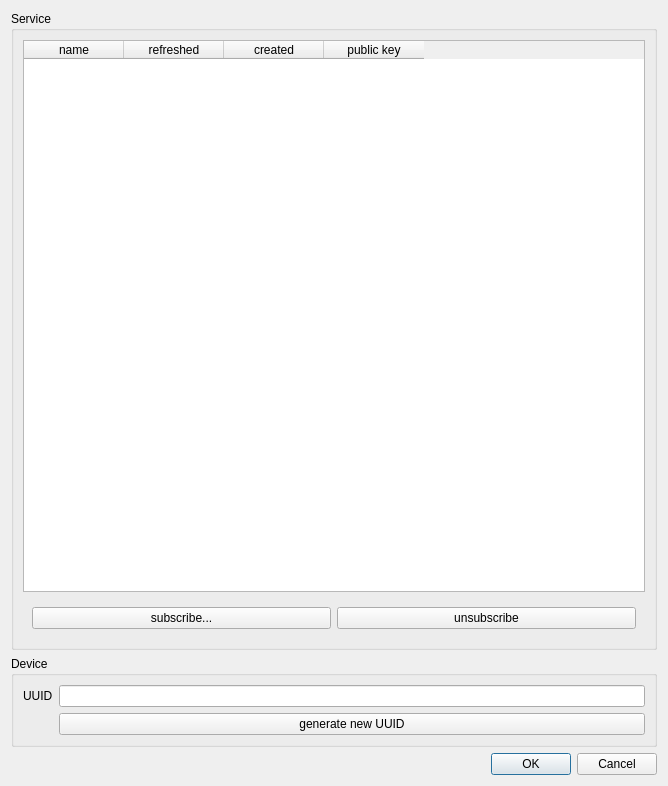
<?xml version="1.0" encoding="UTF-8"?>
<ui version="4.0">
 <class>Dialog</class>
 <widget class="QDialog" name="Dialog">
  <property name="geometry">
   <rect>
    <x>0</x>
    <y>0</y>
    <width>668</width>
    <height>786</height>
   </rect>
  </property>
  <property name="windowTitle">
   <string>Qpushjet settings</string>
  </property>
  <layout class="QVBoxLayout" name="verticalLayout">
   <item>
    <widget class="QGroupBox" name="service_settings">
     <property name="title">
      <string>Service</string>
     </property>
     <layout class="QGridLayout" name="gridLayout">
      <item row="0" column="0">
       <widget class="QTableWidget" name="tableWidget">
        <column>
         <property name="text">
          <string>name</string>
         </property>
        </column>
        <column>
         <property name="text">
          <string>refreshed</string>
         </property>
        </column>
        <column>
         <property name="text">
          <string>created</string>
         </property>
        </column>
        <column>
         <property name="text">
          <string>public key</string>
         </property>
        </column>
       </widget>
      </item>
      <item row="1" column="0">
       <widget class="QWidget" name="widget" native="true">
        <layout class="QHBoxLayout" name="horizontalLayout">
         <item>
          <widget class="QPushButton" name="subscribeButton">
           <property name="text">
            <string>subscribe...</string>
           </property>
          </widget>
         </item>
         <item>
          <widget class="QPushButton" name="unsubscribeButton">
           <property name="text">
            <string>unsubscribe</string>
           </property>
          </widget>
         </item>
        </layout>
       </widget>
      </item>
     </layout>
    </widget>
   </item>
   <item>
    <widget class="QGroupBox" name="device_settings">
     <property name="title">
      <string>Device</string>
     </property>
     <layout class="QGridLayout" name="gridLayout_2">
      <item row="0" column="1">
       <widget class="QLineEdit" name="uuidLine"/>
      </item>
      <item row="0" column="0">
       <widget class="QLabel" name="uuidLabel">
        <property name="text">
         <string>UUID</string>
        </property>
       </widget>
      </item>
      <item row="1" column="1">
       <widget class="QPushButton" name="generateuuidButton">
        <property name="text">
         <string>generate new UUID</string>
        </property>
       </widget>
      </item>
     </layout>
    </widget>
   </item>
   <item>
    <widget class="QDialogButtonBox" name="buttonBox">
     <property name="orientation">
      <enum>Qt::Horizontal</enum>
     </property>
     <property name="standardButtons">
      <set>QDialogButtonBox::Cancel|QDialogButtonBox::Ok</set>
     </property>
    </widget>
   </item>
  </layout>
 </widget>
 <resources/>
 <connections>
  <connection>
   <sender>buttonBox</sender>
   <signal>accepted()</signal>
   <receiver>Dialog</receiver>
   <slot>accept()</slot>
   <hints>
    <hint type="sourcelabel">
     <x>248</x>
     <y>254</y>
    </hint>
    <hint type="destinationlabel">
     <x>157</x>
     <y>274</y>
    </hint>
   </hints>
  </connection>
  <connection>
   <sender>buttonBox</sender>
   <signal>rejected()</signal>
   <receiver>Dialog</receiver>
   <slot>reject()</slot>
   <hints>
    <hint type="sourcelabel">
     <x>316</x>
     <y>260</y>
    </hint>
    <hint type="destinationlabel">
     <x>286</x>
     <y>274</y>
    </hint>
   </hints>
  </connection>
 </connections>
</ui>
